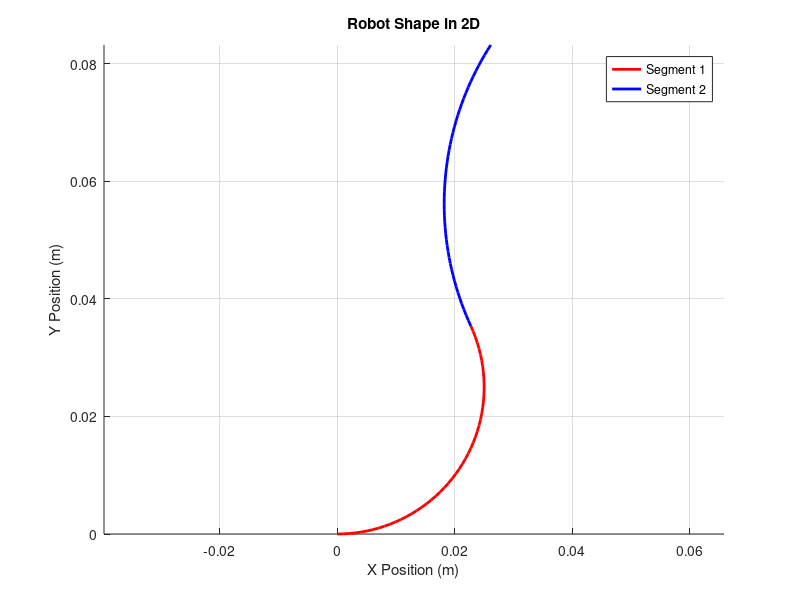

Source code (MATLAB):
%% MATLAB Script: Elastic Potential Energy for Piecewise Curvature (2D)
% This script calculates the total elastic potential energy of a
% continuum robot in 2D with multiple bending segments, assuming each
% segment follows a constant curvature (C-shape, S-shape, J-shape, etc.).

clear; clc;

%% Define Segment Properties
% Number of bending segments
num_segments = 2; % Change to 1 for single C-shape, 2 for S-shape, etc.

% Define bending stiffness (EI) for each segment
EI = [5e-3, 5e-3]; % Adjust based on material properties (Nm^2)

% Define lengths of each bending segment (m)
L = [0.05, 0.05]; % Adjust for each segment

% Define total bending angles for each segment (radians)
theta = [ 2.0,   -1]; % Example: S-shape with opposite curvatures

%% Compute Elastic Potential Energy for Each Segment
elastic_energy = zeros(1, num_segments);
for i = 1:num_segments
    kappa = theta(i) / L(i); % Compute curvature
    elastic_energy(i) = 0.5 * EI(i) * (kappa^2) * L(i); % Compute elastic energy
end

%% Compute Total Elastic Potential Energy
total_energy = sum(elastic_energy);

%% Display Results
fprintf('Elastic Potential Energy per Segment (J):\n');
disp(elastic_energy);
fprintf('Total Elastic Potential Energy (J): %.6f\n', total_energy);

%% Visualization (Ensuring Continuity Between Segments)
figure; hold on;
colors = ['r', 'b']; % Colors for segments
x0 = 0; y0 = 0; % Starting position
angle_accumulated = 0; % Track accumulated angle to ensure continuity

t = linspace(0, 1, 50); % Parameter for arc plotting
for i = 1:num_segments
    % Compute arc shape using circular arc formula
    R = L(i) / theta(i); % Radius of curvature
    x = x0 + R * (sin(angle_accumulated + theta(i) * t) - sin(angle_accumulated));
    y = y0 + R * (cos(angle_accumulated) - cos(angle_accumulated + theta(i) * t));
    plot(x, y, colors(i), 'LineWidth', 2);
    x0 = x(end);
    y0 = y(end);
    angle_accumulated = angle_accumulated + theta(i); % Ensure continuity
end

grid on;
axis equal;
title('Robot Shape in 2D');
xlabel('X Position (m)');
ylabel('Y Position (m)');
legend('Segment 1', 'Segment 2');